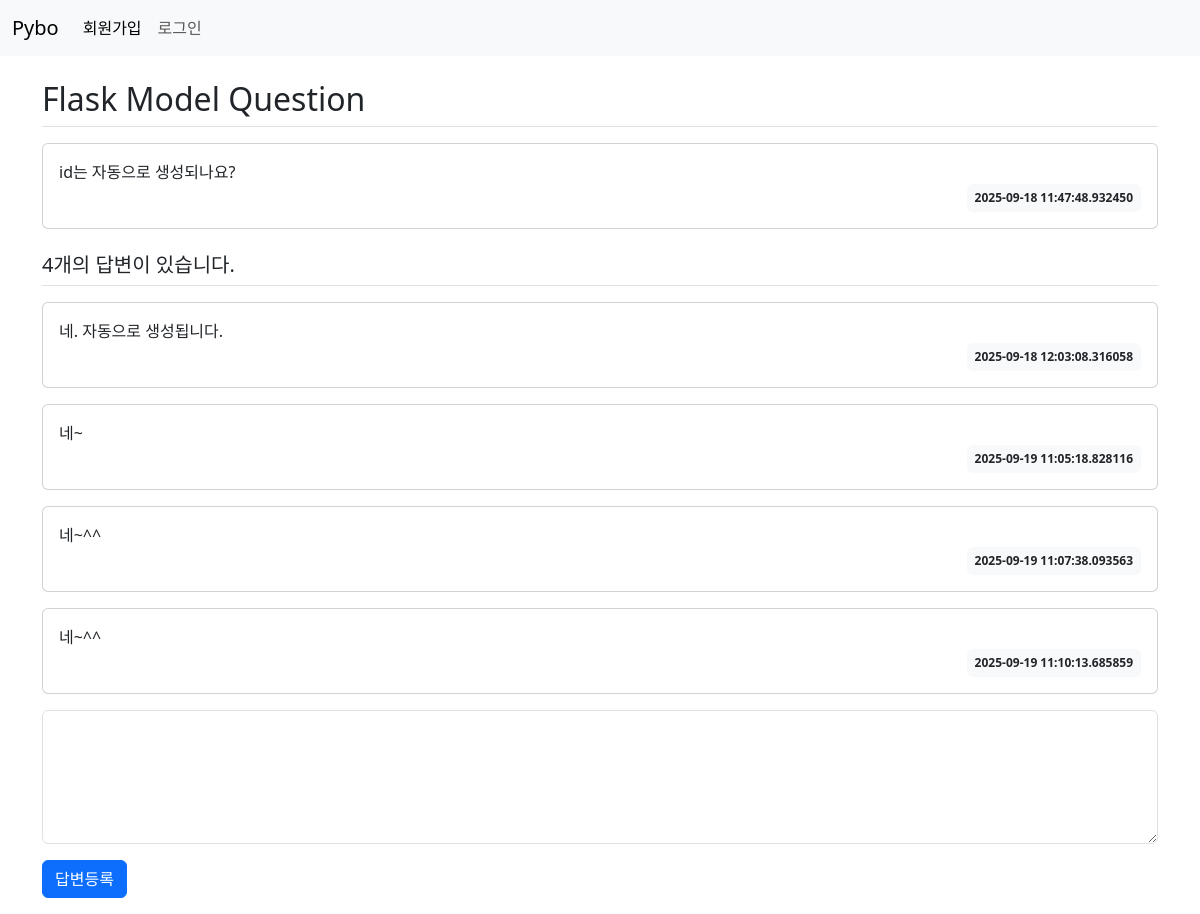
/question/detail/2, run on the app's committed database.
### pybo/models.py (models this page shows)
class Question(db.Model):
    id = db.Column(db.Integer, primary_key=True)
    subject = db.Column(db.String(200), nullable=False)
    content = db.Column(db.Text(), nullable=False)
    create_date = db.Column(db.DateTime(), nullable=False)

class Answer(db.Model):
    id = db.Column(db.Integer, primary_key=True)
    question_id = db.Column(db.Integer, db.ForeignKey('question.id', ondelete='CASCADE'))
    question = db.relationship(Question, backref=db.backref('answer_set'))
    content = db.Column(db.Text(), nullable=False)
    create_date = db.Column(db.DateTime(), nullable=False)

### pybo/views/question_views.py (the view)
@bp.route('/detail/<int:question_id>')
def detail(question_id):
    form = AnswerForm()  # 질문 상세 템플릿에 답변 폼 추가
    question = Question.query.get_or_404(question_id)
    return render_template('question/question_detail.html', question=question, form=form)

### pybo/forms.py
class AnswerForm(FlaskForm):
    content = TextAreaField('내용', validators=[DataRequired('내용은 필수입력 항목입니다.')])

### pybo/templates/question/question_detail.html (shortened to what this page needs)
{% extends 'base.html' %}
{% block content %}
<div class="container my-3">
    <h2 class="border-bottom py-2">{{ question.subject }}</h2>
    <div class="card my-3">
        <div class="card-body">
            <div class="card-text">
                {{ question.content }}
            </div>
            <div class="d-flex justify-content-end">
                <div class="badge bg-light text-dark p-2">
                    {{ question.create_date }}
                </div>
            </div>
        </div>
    </div>
    <h5 class="border-bottom my-3 py-2">{{ question.answer_set|length }}개의 답변이 있습니다.</h5>
    {% for answer in question.answer_set %}
    <div class="card my-3">
        <div class="card-body">
            <div class="card-text">{{ answer.content }}</div>
            <div class="d-flex justify-content-end">
                <div class="badge bg-light text-dark p-2">
                    {{ answer.create_date }}
                </div>
            </div>
        </div>
    </div>
    {% endfor %}
    <form action="{{ url_for('answer.create', question_id=question.id) }}" method="post">
        <textarea class="form-control" name="content" id="content" rows="5"></textarea>
        <button type="submit" class="btn btn-primary mt-3">답변등록</button>
    </form>
</div>
{% endblock %}

### pybo/templates/base.html (shortened to what this page needs)
<!DOCTYPE html>
<html lang="ko">
<head>
    <link rel="stylesheet" href="https://cdn.jsdelivr.net/npm/bootstrap@5.3.8/dist/css/bootstrap.min.css">
    <link rel="stylesheet" href="{{ url_for('static', filename='style.css') }}">
</head>
<body>
{% include 'navbar.html' %}
{% block content %}
{% endblock %}
</body>
</html>

### pybo/templates/navbar.html (shortened to what this page needs)
<nav class="navbar navbar-expand-sm bg-body-tertiary">
    <div class="container-fluid">
        <a class="navbar-brand" href="{{ url_for('main.index') }}">Pybo</a>
        <div class="collapse navbar-collapse" id="navbarTogglerDemo02">
            <ul class="navbar-nav me-auto mb-2 mb-lg-0">
                <li class="nav-item">
                    <a class="nav-link active" aria-current="page" href="#">회원가입</a>
                </li>
                <li class="nav-item">
                    <a class="nav-link" href="#">로그인</a>
                </li>
            </ul>
        </div>
    </div>
</nav>

### pybo/static/style.css (style rules this page uses)
textarea { width:100%; }
button[type='submit'] { margin-top: 10px; }

### data on the page
Question: subject "Flask Model Question", content "id는 자동으로 생성되나요?", create_date "2025-09-18 11:47:48.932450"
Answer: content "네. 자동으로 생성됩니다.", create_date "2025-09-18 12:03:08.316058"
Answer: content "네~", create_date "2025-09-19 11:05:18.828116"
Answer: content "네~^^", create_date "2025-09-19 11:07:38.093563"
Answer: content "네~^^", create_date "2025-09-19 11:10:13.685859"

### other printed values
{{ question.answer_set|length }} "4"
